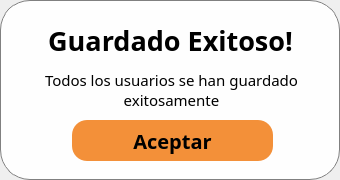
<?xml version="1.0" encoding="UTF-8"?>
<ui version="4.0">
 <class>saveUserWindow</class>
 <widget class="QMainWindow" name="saveUserWindow">
  <property name="geometry">
   <rect>
    <x>0</x>
    <y>0</y>
    <width>340</width>
    <height>180</height>
   </rect>
  </property>
  <property name="windowTitle">
   <string>Guardado Exitoso! - Abaxfem</string>
  </property>
  <property name="windowIcon">
   <iconset resource="resources.qrc">
    <normaloff>:/Images/ResourcesFolder/Imagenes/Logo_Lineas.png</normaloff>:/Images/ResourcesFolder/Imagenes/Logo_Lineas.png</iconset>
  </property>
  <widget class="QWidget" name="centralwidget">
   <property name="styleSheet">
    <string notr="true">QWidget {
background-color : rgba(255, 255, 255, 240);
border-radius:30;
border:1px solid gray;
}</string>
   </property>
   <widget class="QPushButton" name="pb_aceptar">
    <property name="geometry">
     <rect>
      <x>72</x>
      <y>120</y>
      <width>201</width>
      <height>41</height>
     </rect>
    </property>
    <property name="font">
     <font>
      <family>Bell MT</family>
      <pointsize>15</pointsize>
      <italic>false</italic>
      <bold>true</bold>
      <underline>false</underline>
      <strikeout>false</strikeout>
     </font>
    </property>
    <property name="styleSheet">
     <string notr="true">QPushButton{
	border-radius:15px;
	color: rgb(0, 0, 0);
	background-color: rgba(240, 120, 14, 210);
border:0px;
}
QPushButton:hover{
	background-color: rgba(255, 135, 29, 230);
}
QPushButton:pressed{
	background-color: rgba(255, 135, 29, 255);
}</string>
    </property>
    <property name="text">
     <string>Aceptar</string>
    </property>
   </widget>
   <widget class="QLabel" name="label_4">
    <property name="geometry">
     <rect>
      <x>31</x>
      <y>70</y>
      <width>281</width>
      <height>20</height>
     </rect>
    </property>
    <property name="font">
     <font>
      <family>Bell MT</family>
      <pointsize>11</pointsize>
     </font>
    </property>
    <property name="styleSheet">
     <string notr="true">border:0px;
background-color: rgba(0, 0, 0, 0);</string>
    </property>
    <property name="text">
     <string>Todos los usuarios se han guardado</string>
    </property>
    <property name="alignment">
     <set>Qt::AlignCenter</set>
    </property>
   </widget>
   <widget class="QPushButton" name="pb_exit">
    <property name="geometry">
     <rect>
      <x>301</x>
      <y>10</y>
      <width>21</width>
      <height>21</height>
     </rect>
    </property>
    <property name="styleSheet">
     <string notr="true">QPushButton{
	background-color: rgba(255, 255, 255, 0);
	image: url(:/Icons/ResourcesFolder/featherIcons/x-square.svg);
border:0px;
}
QPushButton:hover{
	background-color: rgba(200, 200, 200, 120);
	border-radius: 6px
}

QPushButton:pressed{
	background-color: rgba(180, 180, 180, 150);
	border-radius: 6px
}</string>
    </property>
    <property name="text">
     <string/>
    </property>
   </widget>
   <widget class="QLabel" name="label">
    <property name="geometry">
     <rect>
      <x>30</x>
      <y>20</y>
      <width>281</width>
      <height>41</height>
     </rect>
    </property>
    <property name="font">
     <font>
      <family>Bell MT</family>
      <pointsize>20</pointsize>
      <italic>false</italic>
      <bold>true</bold>
      <kerning>true</kerning>
     </font>
    </property>
    <property name="styleSheet">
     <string notr="true">QLabel{
background-color: rgba(255, 255, 255, 0);
border:0px;
}</string>
    </property>
    <property name="text">
     <string>Guardado Exitoso!</string>
    </property>
    <property name="alignment">
     <set>Qt::AlignCenter</set>
    </property>
   </widget>
   <widget class="QLabel" name="label_5">
    <property name="geometry">
     <rect>
      <x>31</x>
      <y>90</y>
      <width>281</width>
      <height>20</height>
     </rect>
    </property>
    <property name="font">
     <font>
      <family>Bell MT</family>
      <pointsize>11</pointsize>
     </font>
    </property>
    <property name="styleSheet">
     <string notr="true">border:0px;
background-color: rgba(0, 0, 0, 0);</string>
    </property>
    <property name="text">
     <string>exitosamente</string>
    </property>
    <property name="alignment">
     <set>Qt::AlignCenter</set>
    </property>
   </widget>
  </widget>
 </widget>
 <resources>
  <include location="resources.qrc"/>
 </resources>
 <connections/>
</ui>
